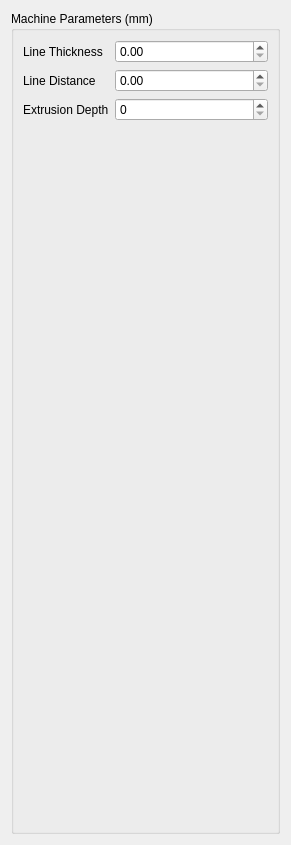
<?xml version="1.0" encoding="UTF-8"?>
<ui version="4.0">
 <class>Form1</class>
 <widget class="QWidget" name="Form1">
  <property name="geometry">
   <rect>
    <x>0</x>
    <y>0</y>
    <width>291</width>
    <height>845</height>
   </rect>
  </property>
  <property name="windowTitle">
   <string>Form</string>
  </property>
  <layout class="QVBoxLayout" name="verticalLayout">
   <item>
    <widget class="QGroupBox" name="groupBox">
     <property name="title">
      <string>Machine Parameters (mm)</string>
     </property>
     <layout class="QVBoxLayout" name="verticalLayout_2">
      <item>
       <layout class="QFormLayout" name="formLayout">
        <property name="fieldGrowthPolicy">
         <enum>QFormLayout::AllNonFixedFieldsGrow</enum>
        </property>
        <item row="0" column="0">
         <widget class="QLabel" name="label_1">
          <property name="text">
           <string>Line Thickness</string>
          </property>
         </widget>
        </item>
        <item row="1" column="0">
         <widget class="QLabel" name="label_2">
          <property name="text">
           <string>Line Distance</string>
          </property>
         </widget>
        </item>
        <item row="2" column="0">
         <widget class="QLabel" name="label_3">
          <property name="text">
           <string>Extrusion Depth</string>
          </property>
         </widget>
        </item>
        <item row="0" column="1">
         <widget class="QDoubleSpinBox" name="doubleSpinBox_1">
          <property name="decimals">
           <number>2</number>
          </property>
          <property name="maximum">
           <double>1000.000000000000000</double>
          </property>
         </widget>
        </item>
        <item row="1" column="1">
         <widget class="QDoubleSpinBox" name="doubleSpinBox_2">
          <property name="decimals">
           <number>2</number>
          </property>
          <property name="maximum">
           <double>1000.000000000000000</double>
          </property>
         </widget>
        </item>
        <item row="2" column="1">
         <widget class="QDoubleSpinBox" name="doubleSpinBox_3">
          <property name="decimals">
           <number>0</number>
          </property>
          <property name="maximum">
           <double>1000.000000000000000</double>
          </property>
         </widget>
        </item>
       </layout>
      </item>
     </layout>
    </widget>
   </item>
  </layout>
 </widget>
 <resources/>
 <connections/>
</ui>
